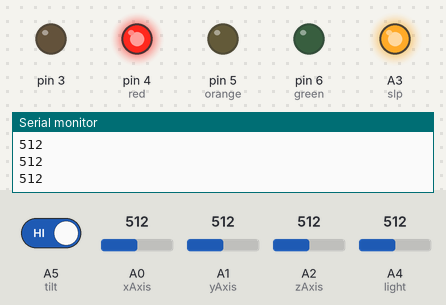
The sketch below on a simulated Arduino Uno, built with avr-gcc and run on an emulated ATmega328P. On the bench: output pins drawn as LEDs (lit = HIGH), the last lines printed to the serial monitor. The inputs (shaded band) are chosen by the test bench; at power-on: A4 (light) = 512, A0 (xAxis) = 512, A1 (yAxis) = 512, A2 (zAxis) = 512, A5 (tilt) HIGH. Pins used as bus, display or sensor lines are not drawn.

Above: at 1.2 s.
1.3 s: A4 (light) set to 537
2.8 s: A4 (light) set to 551
At 4.0 s:
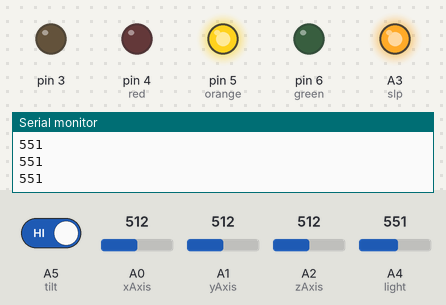
4.3 s: A4 (light) set to 570
At 5.5 s:
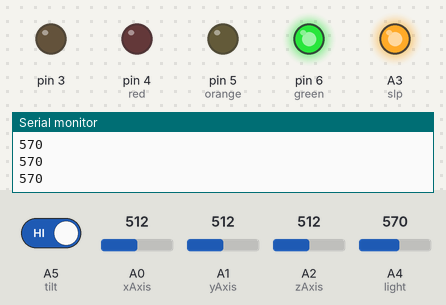
5.8 s: A4 (light) set to 550
At 6.3 s:
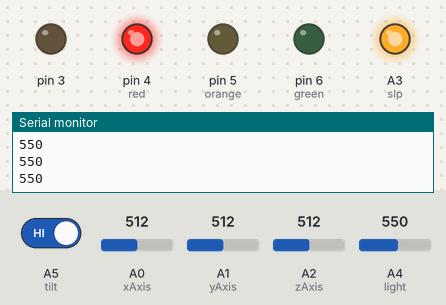
7.4 s: A4 (light) set to 716
At 8.0 s:
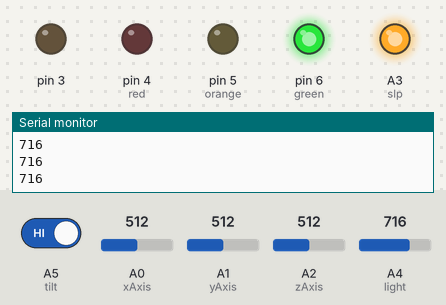
Timing chart, 0 to 9.9 s (numbered marks = the images above; inputs shaded):
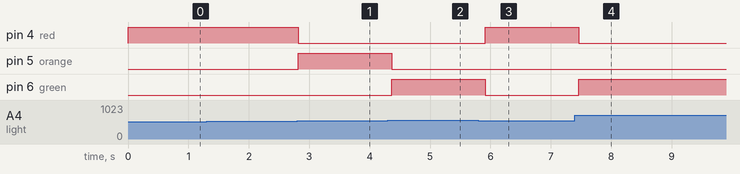

The sketch:

TurnSignal.ino
```cpp
const int xAxis = A0;
const int yAxis = A1;
const int zAxis = A2;
const int slp = A3;
const int light = A4;
const int tilt = A5;
const int rows [] = {13,12,11,10,9,8};
const int red = 4;
const int orange = 5;
const int green = 6;
const int dly = 140;
int ri=0;
int inc=1;
boolean tilted = false;
boolean dark = false;
float x;
float y;
float z;

void setup() {
  pinMode(tilt,INPUT);
  pinMode(light,INPUT);
  for (int i=0;i<6;i++)
  {
    pinMode(rows[i],OUTPUT);
    digitalWrite(rows[i], HIGH);
  }
  pinMode(xAxis,INPUT);
  pinMode(yAxis,INPUT);
  pinMode(zAxis,INPUT);
  pinMode(slp,OUTPUT);
  pinMode(red,OUTPUT);
  pinMode(orange,OUTPUT);
  pinMode(green,OUTPUT);
  digitalWrite(slp,HIGH);
  Serial.begin(9600);
}

void loop() {
  tilted = digitalRead(tilt)==LOW;
  dark = checkLight()>550;

  if(!tilted){
    accel();
  }else{
    setRows(LOW);
  }
  Serial.println(checkLight());
  //Serial.println(tilted);
  delay(dly);
}

void accel() {
  x = analogRead(xAxis);
  y = analogRead(yAxis);
  z = analogRead(zAxis);
  //Read accelerometer, turn on appropriate signal, or shut off
  if(x>342){
    sweepLeft();
  }else if(x<328){
    sweepRight();
  }else{
    setRows(LOW);
  }
  //Serial.println(x);
  //Serial.println(y);
  //Serial.println(z);
}
int checkLight() { //Check light readings, set appropriate led
  int lgt = analogRead(light);
  if(lgt>560){
    digitalWrite(green,HIGH);
    digitalWrite(orange,LOW);
    digitalWrite(red,LOW);
  }else if(lgt>550) {
    digitalWrite(green,LOW);
    digitalWrite(orange,HIGH);
    digitalWrite(red,LOW);
  }else{
    digitalWrite(green,LOW);
    digitalWrite(orange,LOW);
    digitalWrite(red,HIGH);
  }
  return lgt;
}
void sweepLeft() { //Left turn signal
  ri = increment();//Increment row counter
  setRows(LOW);//Shut off all rows
  digitalWrite(rows[ri],HIGH);
}
void sweepRight() { //Right turn signal
  ri = decrement();//decrement row counter
  setRows(LOW);//Shut off all rows
  digitalWrite(rows[ri],HIGH);
}
int increment() { //Sweep between last three rows
  ri++;
  if(ri>6||ri<3)
  {
    ri=3;
  }
  return ri;
}
int decrement() { //Sweep between first three rows
  ri--;
  if(ri<-1||ri>2)
  {
    ri=2;
  }
  return ri;
}
int sweep() {
  if(ri>6)
  {
    inc=-1;
  }else if(ri<0)
  {
    inc=1;
  }
  ri+=inc;
  return ri;
}

void setRows(int val) {
  //Shut everything down, or turn all rows on
  for (int i=0;i<6;i++)
  {
    digitalWrite(rows[i], val);
  }
}
```

Measured:
- the behaviour switches between 550 and 551 on A4 (light) (found by bisection; images 0 and 1)
- after the input at 2.8 s, pin 4 (red): HIGH → LOW at once; pin 5 (orange): LOW → HIGH at once
- after the input at 4.3 s, pin 5 (orange): HIGH → LOW after 0.07 s; pin 6 (green): LOW → HIGH after 0.07 s
- after the input at 5.8 s, pin 4 (red): LOW → HIGH after 0.11 s; pin 6 (green): HIGH → LOW after 0.11 s
- after the input at 7.4 s, pin 4 (red): HIGH → LOW after 0.06 s; pin 6 (green): LOW → HIGH after 0.06 s
